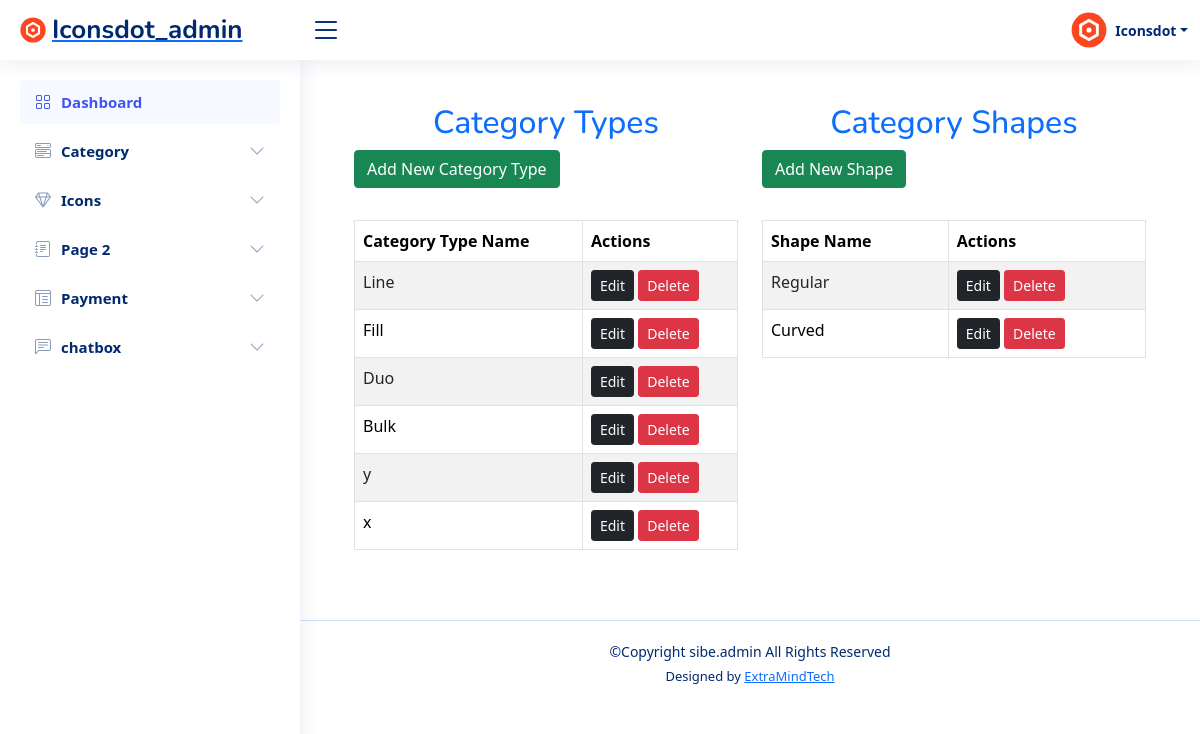
The page /category-types/ (signed in) on the database its author committed.
### icons_app/models.py (models this page shows, shortened)
class Category_Type(models.Model):
    category_type=models.CharField(max_length=35)

class Category_Shape(models.Model):
    category_shape=models.CharField(max_length=35)

### admin_app/views.py (the view)
    def _wrapped_view_func(request, *args, **kwargs):
        if 'admin_id' not in request.session:
            return redirect('admin_app:admin_login')
        return view_func(request, *args, **kwargs)

### admin_app/views.py (called while the page is built)
def admin_required(view_func):
    def _wrapped_view_func(request, *args, **kwargs):
        if 'admin_id' not in request.session:
            return redirect('admin_app:admin_login')
        return view_func(request, *args, **kwargs)
    return _wrapped_view_func

@admin_required
def list_category_types(request):
    category_types = Category_Type.objects.all()
    shapes = Category_Shape.objects.all()
    return render(request, 'list_category_type.html', {'category_types': category_types,'shapes': shapes})

### admin_app/templates/list_category_type.html (shortened to what this page needs)
{% extends 'admin_index.html' %}
{% load static %}
{% block main %}
<main id="main" class="main">
    <div class="pagetitle">
        <div class="container mt-4">
            <div class="row">
                <div class="col-lg-6 col-md-12 mb-4">
                    <h2 class="font-weight-bold text-primary text-center">Category Types</h2>
                    <button class="btn btn-success mb-3" onclick="toggleForm('categoryTypeForm')">Add New Category Type</button>
                    <div class="d-flex justify-content-center mt-3">
                        <table class="table table-bordered table-striped">
                            <thead>
                                <tr>
                                    <th scope="col">Category Type Name</th>
                                    <th scope="col">Actions</th>
                                </tr>
                            </thead>
                            <tbody>
                                {% for category_type in category_types %}
                                <tr>
                                    <td>{{ category_type.category_type }}</td>
                                    <td>
                                        <a href="{% url 'admin_app:edit_category_type' category_type.id %}" class="btn btn-dark btn-sm">Edit</a>
                                        <a href="{% url 'admin_app:delete_category_type' category_type.id %}" class="btn btn-danger btn-sm">Delete</a>
                                    </td>
                                </tr>
                                {% endfor %}
                            </tbody>
                        </table>
                    </div>
                </div>
                <div class="col-lg-6 col-md-12 mb-4">
                    <h2 class="font-weight-bold text-primary text-center">Category Shapes</h2>
                    <button class="btn btn-success mb-3" onclick="toggleForm('shapeForm')">Add New Shape</button>
                    <div class="d-flex justify-content-center mt-3">
                        <table class="table table-bordered table-striped">
                            <thead>
                                <tr>
                                    <th scope="col">Shape Name</th>
                                    <th scope="col">Actions</th>
                                </tr>
                            </thead>
                            <tbody>
                                {% for shape in shapes %}
                                <tr>
                                    <td>{{ shape.category_shape }}</td>
                                    <td>
                                        <a href="{% url 'admin_app:edit_shape' shape.id %}" class="btn btn-dark btn-sm">Edit</a>
                                        <a href="{% url 'admin_app:confirm_delete_shape' shape.id %}" class="btn btn-danger btn-sm">Delete</a>
                                    </td>
                                </tr>
                                {% endfor %}
                            </tbody>
                        </table>
                    </div>
                </div>
            </div>
        </div>
    </div>
</main>
{% endblock %}

### admin_app/static/css/admin_style.css (style rules this page uses)
:root { scroll-behavior: smooth; }
body { font-family: "Open Sans", sans-serif; background: #f6f9ff; color: #444444; }
a { color: #4154f1; text-decoration: none; }
h1, h2, h3, h4, h5, h6 { font-family: "Nunito", sans-serif; }
#main { margin-top: 60px; padding: 20px 30px; transition: all 0.3s; }
.pagetitle { margin-bottom: 10px; }
@media (min-width: 1200px) { #main, #footer { margin-left: 300px; } }

### rows shown on the page
Category_Type: category_type "Line"
Category_Type: category_type "Fill"
Category_Type: category_type "Duo"
Category_Type: category_type "Bulk"
Category_Type: category_type "y"
Category_Type: category_type "x"
Category_Shape: category_shape "Regular"
Category_Shape: category_shape "Curved"
